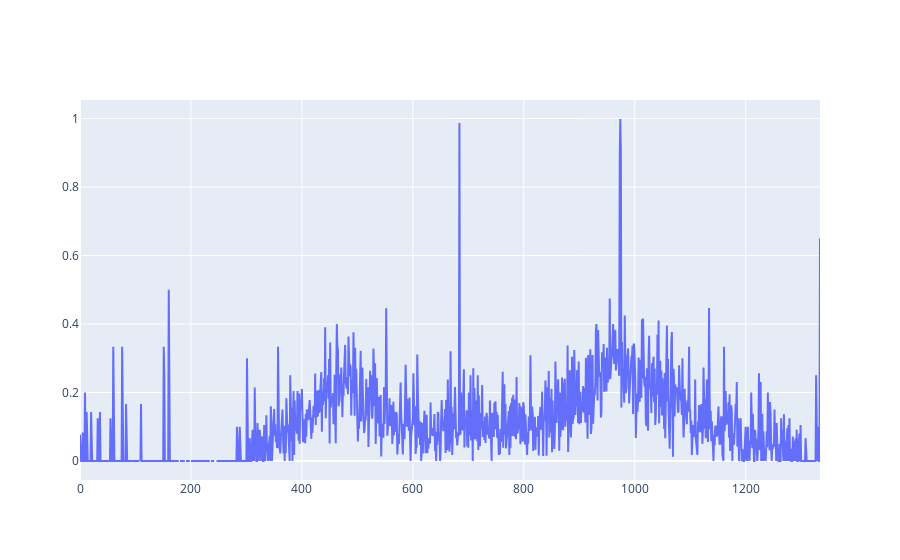

The notebook cell saved with this chart:
### Markdown cell above
1500 60

### Code cell
dis = pd.read_csv("disorder.csv")
dis.columns = ["window_end", "count", "all"]
import plotly.graph_objects as go
line1 = go.Scatter(x=dis.index,y=dis['count']/dis['all'], name="source")
fig = go.Figure([line1])
fig.show()

### Figure 1 — Plotly figure (JSON) as saved in the notebook; plotly's stock layout.template omitted (floating-point values rounded to 4 significant figures; data arrays with more than 128 entries replaced by an {"elided": "..."} marker saying what was removed)
{"data": [{"name": "source", "type": "scatter", "x": {"elided": "1335 int values"}, "y": {"elided": "1335 float values"}}], "layout": {"autosize": true, "xaxis": {"autorange": true, "range": [0, 1334], "type": "linear"}, "yaxis": {"autorange": true, "range": [-0.05548, 1.054], "type": "linear"}}}
